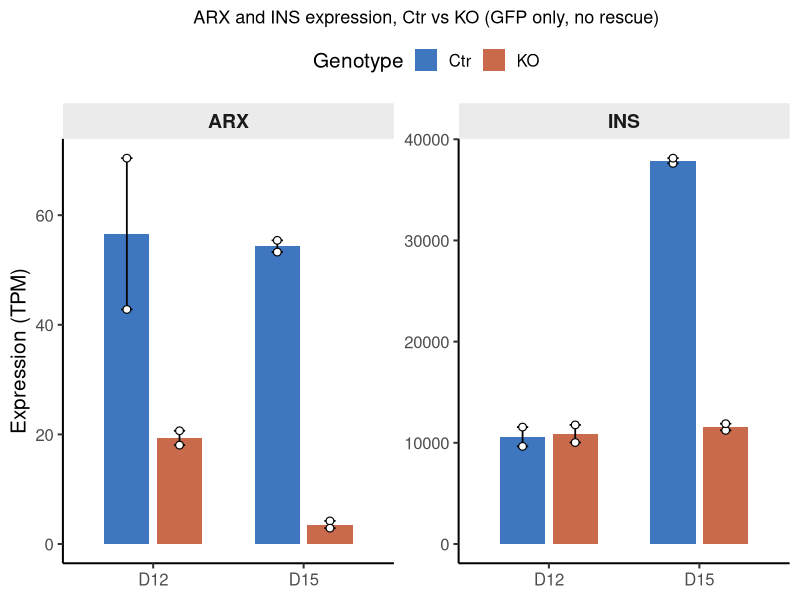
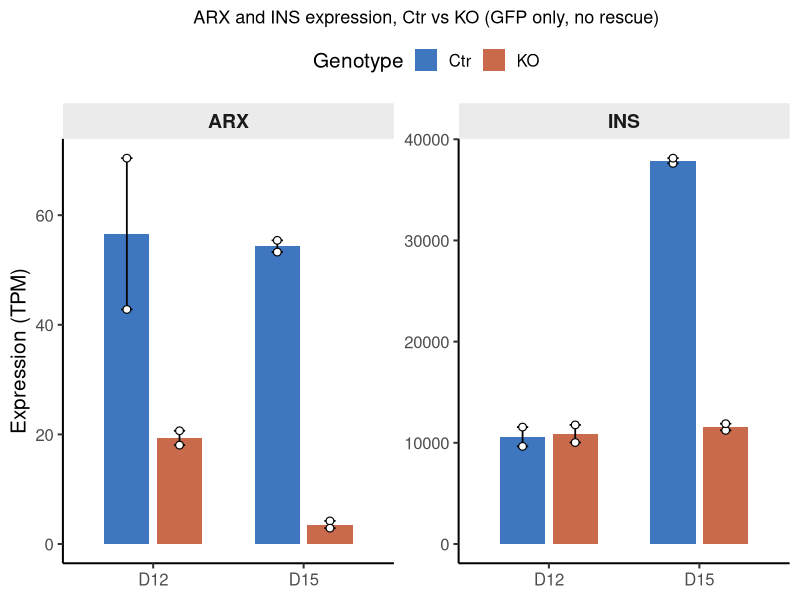

Recreate these plots in R, in order.
#!/usr/bin/env Rscript
suppressPackageStartupMessages(library(ggplot2))

d <- read.delim("arx_ins_tpm.tsv", stringsAsFactors = FALSE)
d$day <- factor(d$day, levels = c("D12","D15"))
d$genotype <- factor(d$genotype, levels = c("Ctr","KO"))
d$gene <- factor(d$gene, levels = c("ARX","INS"))

summary_df <- aggregate(TPM ~ day + genotype + gene, d, mean)
names(summary_df)[4] <- "mean_TPM"
sem <- aggregate(TPM ~ day + genotype + gene, d, function(x) sd(x)/sqrt(length(x)))
summary_df$sem <- sem$TPM

pal <- c(Ctr = "#1D5FB4", KO = "#C1502E")  # same activated/repressed-style pair used earlier in this project

p <- ggplot(summary_df, aes(x = day, y = mean_TPM, fill = genotype)) +
  geom_col(position = position_dodge(width = 0.7), width = 0.6, alpha = 0.85) +
  geom_errorbar(aes(ymin = mean_TPM - sem, ymax = mean_TPM + sem),
                position = position_dodge(width = 0.7), width = 0.15, linewidth = 0.6) +
  geom_point(data = d, aes(x = day, y = TPM, group = genotype),
             position = position_dodge(width = 0.7), size = 2.2, shape = 21,
             fill = "white", color = "black", stroke = 0.6) +
  facet_wrap(~gene, scales = "free_y", nrow = 1) +
  scale_fill_manual(values = pal) +
  labs(x = NULL, y = "Expression (TPM)", fill = "Genotype",
       title = "ARX and INS expression, Ctr vs KO (GFP only, no rescue)") +
  theme_classic(base_size = 15, base_family = "Helvetica") +
  theme(strip.background = element_rect(fill = "grey92", color = NA),
        strip.text = element_text(face = "bold", size = 14),
        plot.title = element_text(size = 13, hjust = 0.5),
        legend.position = "top")

ggsave("ARX_INS_expression.png", p, width = 7, height = 4.2, dpi = 220)
ggsave("ARX_INS_expression.pdf", p, width = 7, height = 4.2, device = cairo_pdf)
message("done")
